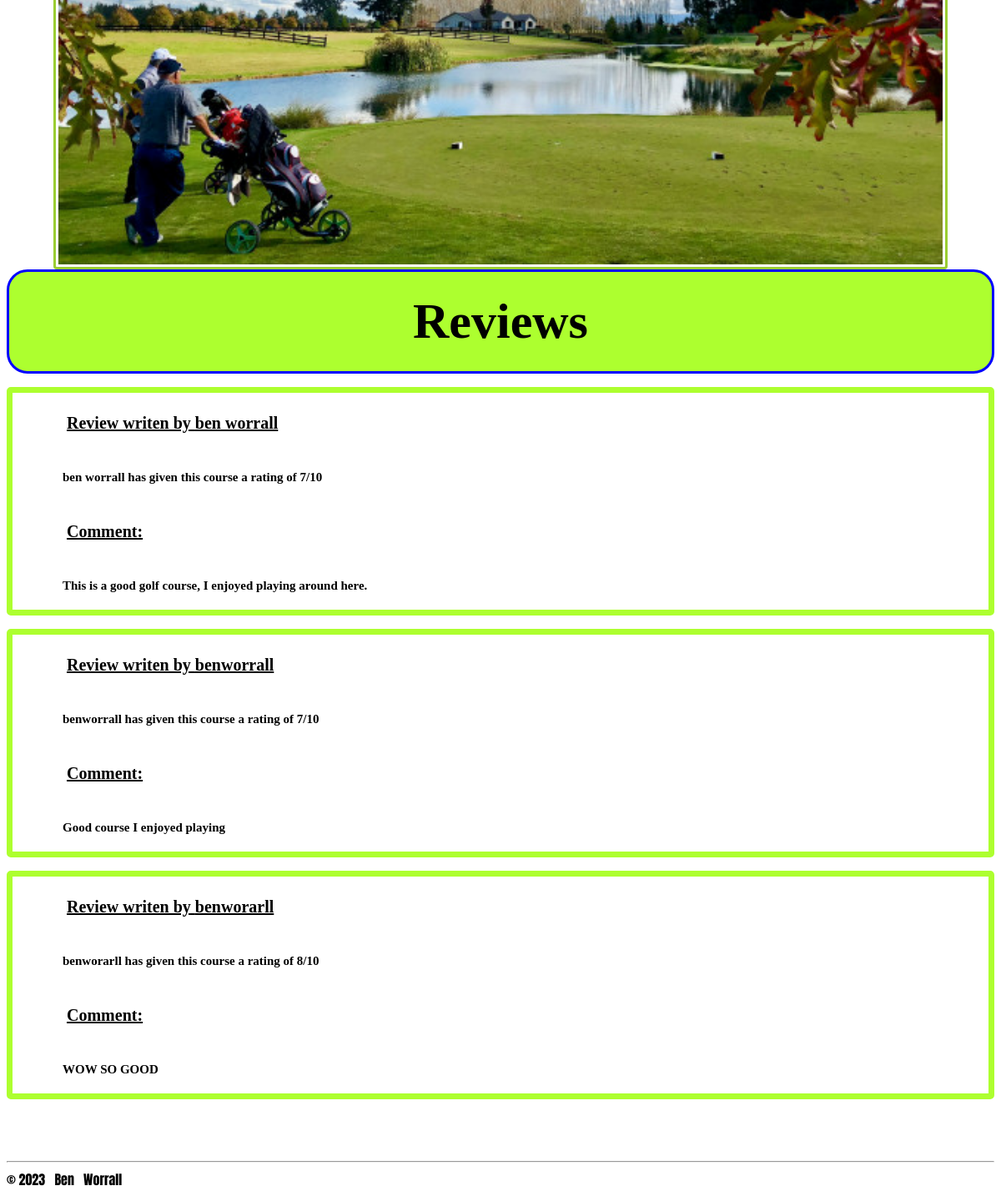
The app's page /golf/10 (lower part), older data.
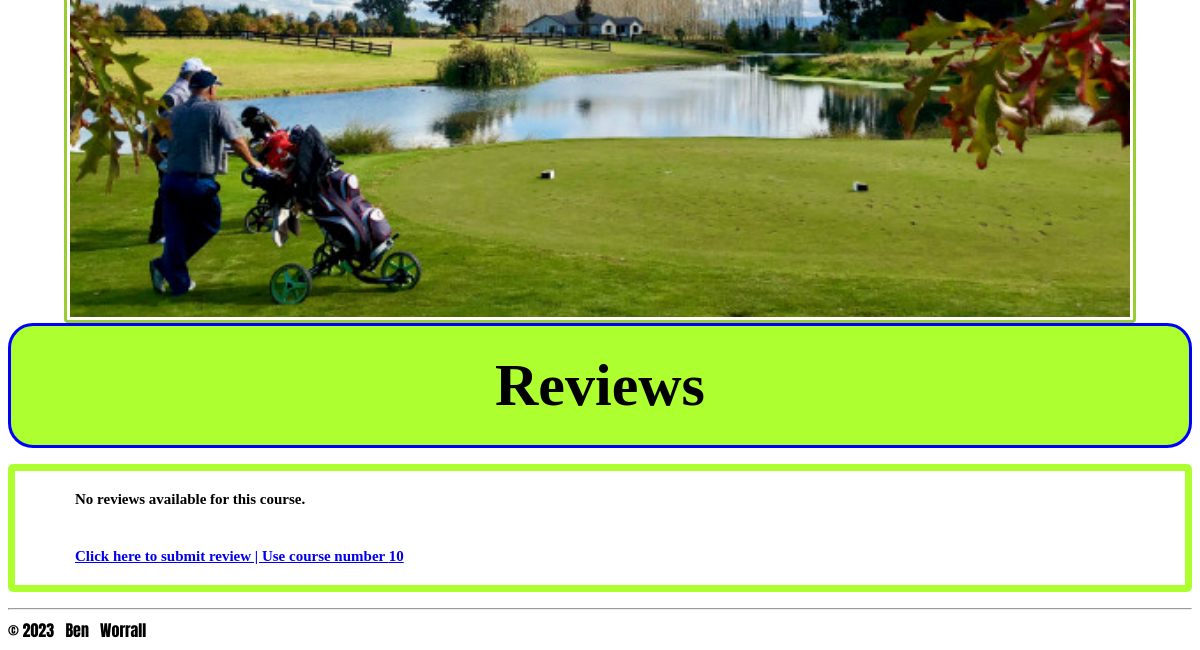
The same page, newer data.
### tables this page shows
CREATE TABLE courses (id INTEGER PRIMARY KEY AUTOINCREMENT, name TEXT, location TEXT, description TEXT, par TEXT, yardage TEXT, rating TEXT, slope TEXT, photo BLOB);

CREATE TABLE reviews (id INTEGER PRIMARY KEY AUTOINCREMENT, course_id INTEGER REFERENCES courses (id), username TEXT, rating TEXT, comment TEXT, review_date TIME DEFAULT (CURRENT_TIMESTAMP));

### routs.py (the view)
@app.route('/golf/<int:id>')
def golf(id):
    conn = sqlite3.connect('golfweb.db')
    cur = conn.cursor()
    cur.execute('SELECT * FROM Courses WHERE id=?', (id,))
    golf = cur.fetchone()
    print(golf)
    cur.execute('SELECT * FROM reviews WHERE course_id=?', (id,))
    reviews = cur.fetchall()
    return render_template('golf.html', golf=golf, reviews=reviews)

### templates/golf.html (shortened to what this page needs)
{% extends 'layout.html' %}
{% block content%}
<img src='{{ golf[8] }}' class="image2" height="720" width="1060"/>
<h1>Reviews</h2>
{% for review in reviews %}
    <ol style="border: 7px solid greenyellow; border-radius: 5px;">
        <h3>Review writen by {{ review[2]}}</h3>
        <h4>{{ review[2]}} has given this course a rating of {{ review[3] }}/10</h4>
        <h3> Comment:</h3>
        <h4>{{ review[4] }}</h4>
    </ol>
{% endfor %}
{% if reviews %}
    <h2></h2>
{% else %}
    <ol style="border: 7px solid greenyellow; border-radius: 5px;">
    <h4>No reviews available for this course.</h4>
    <h4><a href = "/reviews"> Click here to submit review | Use course number {{golf[0]}}</a></h4>
    </ol>
{% endif %}
{% endblock %}

### templates/layout.html (shortened to what this page needs)
<!DOCTYPE html>
<html>
    <head>
        <link rel="stylesheet" href = "/static/css/style.css">
    </head>
    <body>
        <main>
            {% block content %}{% endblock %}
        </main>
        <footer>
            {% include 'footer.html' %}
        </footer>
    </body>
</html>

### templates/footer.html
<hr>
&copy;
<h8> 2023</h8>
&NonBreakingSpace; Ben &nbsp; Worrall

### static/css/style.css (style rules this page uses)
html { font-family: 'Anton', sans-serif; }
h1 { font-family: Georgia, 'Times New Roman', Times, serif; font-size: 60px; text-align: center; padding: 25px; margin: 0; border: 3px solid blue; border-radius: 25px; background-color: greenyellow; }
h4 { font-family: Georgia, 'Times New Roman', Times, serif; font-size: 15px; text-align: left; padding: 20px; margin: 0; }
.image2 { border: 3px solid yellowgreen; border-radius: 4px; padding: 3px; display: block; margin-left: auto; margin-right: auto; }

Row changes from the older to the newer data that the page shows:
removed reviews: username "ben worrall", rating "7", comment "This is a good golf course, I enjoyed playing around here."
removed reviews: username "benworrall", rating "7", comment "Good course I enjoyed playing"
removed reviews: username "benworarll", rating "8", comment "WOW SO GOOD"
shown differently, row unchanged: courses: id (not shown) → "10"
Text that changed along with them:
text now shown: "No reviews available for this course. Click here to submit review | Use course number"
